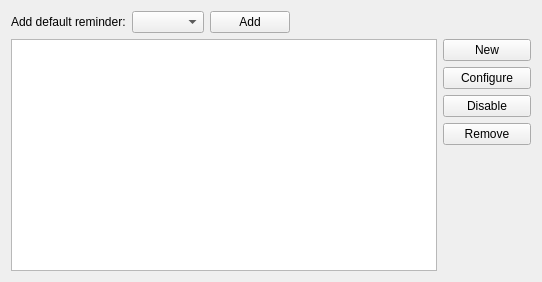
     <widget class="QWidget" name="mReminderTab">
      <attribute name="title">
       <string comment="@title:tab Tab to configure reminders for events or to-do">Reminder</string>
      </attribute>
      <layout class="QGridLayout" name="gridLayout_17">
       <item row="0" column="0">
        <widget class="QLabel" name="mQuickAddReminderLabel">
         <property name="sizePolicy">
          <sizepolicy hsizetype="Fixed" vsizetype="Preferred">
           <horstretch>0</horstretch>
           <verstretch>0</verstretch>
          </sizepolicy>
         </property>
         <property name="text">
          <string comment="@label">Add default reminder:</string>
         </property>
        </widget>
       </item>
       <item row="0" column="1">
        <widget class="KComboBox" name="mAlarmPresetCombo">
         <property name="sizePolicy">
          <sizepolicy hsizetype="Fixed" vsizetype="Fixed">
           <horstretch>0</horstretch>
           <verstretch>0</verstretch>
          </sizepolicy>
         </property>
        </widget>
       </item>
       <item row="0" column="2">
        <widget class="QPushButton" name="mAlarmAddPresetButton">
         <property name="sizePolicy">
          <sizepolicy hsizetype="Fixed" vsizetype="Fixed">
           <horstretch>0</horstretch>
           <verstretch>0</verstretch>
          </sizepolicy>
         </property>
         <property name="text">
          <string comment="@action:button Adds an reminder">Add</string>
         </property>
        </widget>
       </item>
       <item row="0" column="3">
        <spacer name="horizontalSpacer_3">
         <property name="orientation">
          <enum>Qt::Horizontal</enum>
         </property>
         <property name="sizeHint" stdset="0">
          <size>
           <width>141</width>
           <height>22</height>
          </size>
         </property>
        </spacer>
       </item>
       <item row="1" column="0" rowspan="5" colspan="4">
        <widget class="QListWidget" name="mAlarmList">
         <property name="editTriggers">
          <set>QAbstractItemView::NoEditTriggers</set>
         </property>
        </widget>
       </item>
       <item row="1" column="4">
        <widget class="QPushButton" name="mAlarmNewButton">
         <property name="text">
          <string comment="@action:button Create a new reminder">New</string>
         </property>
        </widget>
       </item>
       <item row="2" column="4">
        <widget class="QPushButton" name="mAlarmConfigureButton">
         <property name="text">
          <string comment="@action:button Configures selected reminder">Configure</string>
         </property>
        </widget>
       </item>
       <item row="3" column="4">
        <widget class="QPushButton" name="mAlarmToggleButton">
         <property name="text">
          <string comment="@action:button disables selected reminder">Disable</string>
         </property>
        </widget>
       </item>
       <item row="4" column="4">
        <widget class="QPushButton" name="mAlarmRemoveButton">
         <property name="text">
          <string comment="@action:button removes selected reminders">Remove</string>
         </property>
        </widget>
       </item>
       <item row="5" column="4">
        <spacer name="verticalSpacer">
         <property name="orientation">
          <enum>Qt::Vertical</enum>
         </property>
         <property name="sizeHint" stdset="0">
          <size>
           <width>88</width>
           <height>126</height>
          </size>
         </property>
        </spacer>
       </item>
      </layout>
     </widget>
